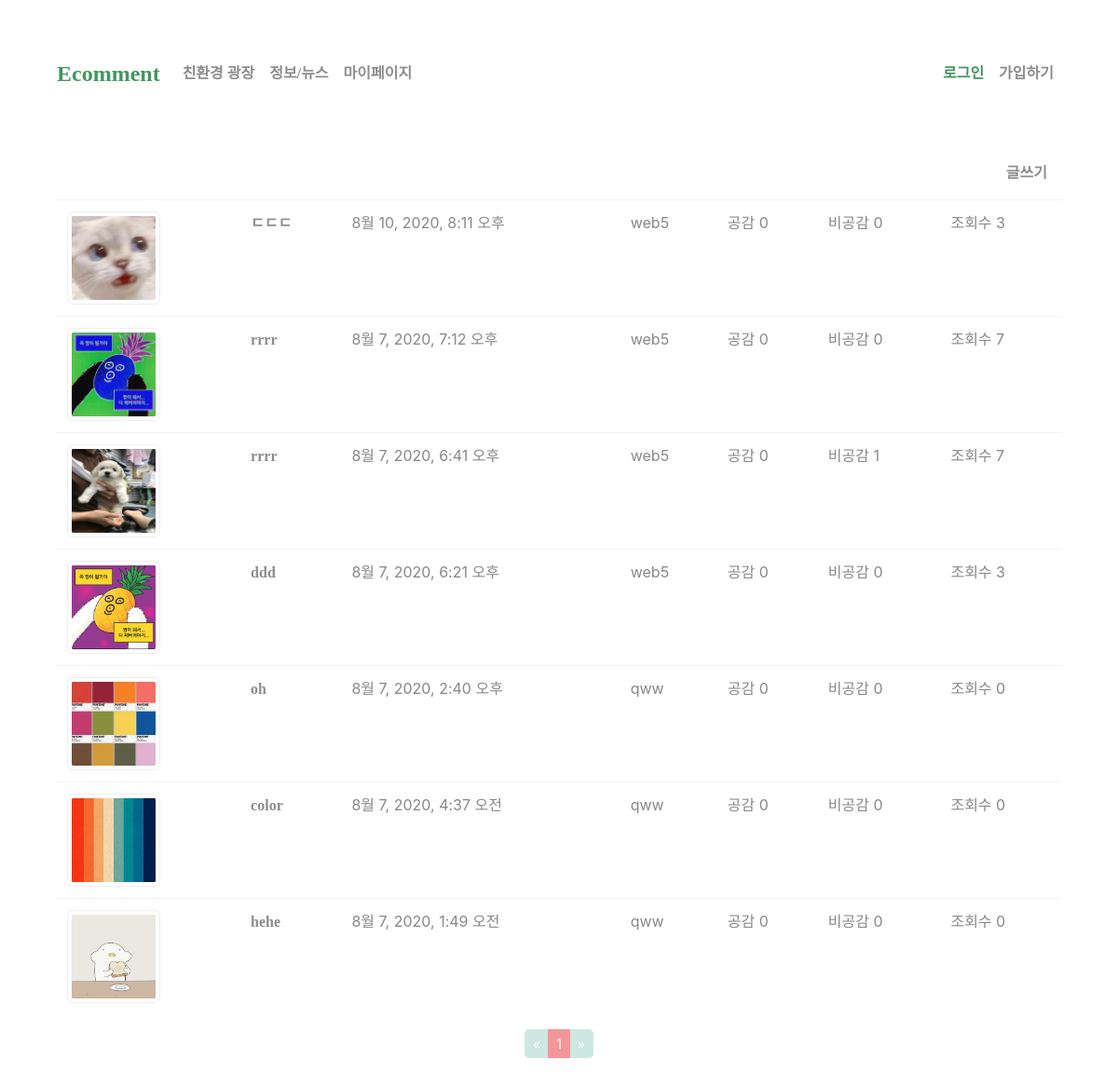
/community/, run on the app's committed database.
### community/models.py (models this page shows, shortened)
class Post(models.Model):
    author = models.ForeignKey(User, on_delete=models.CASCADE, related_name='user')
    title = models.CharField(max_length = 200 )
    category = models.ForeignKey(Category, on_delete = models.SET_NULL,null=True, blank=True)
    text = models.TextField()
    image = models.ImageField(upload_to= 'community/community_photo/%Y/%m/%d')
    created = models.DateTimeField(auto_now_add=True)
    updated = models.DateTimeField(auto_now=True)
    like = models.ManyToManyField(User, related_name='like_post', blank=True)
    unlike = models.ManyToManyField(User, related_name='unlike_post', blank=True)
    favorite = models.ManyToManyField(User, related_name='favorite_post', blank=True)
    hits = models.PositiveIntegerField(default = 0)
    class Meta:
        ordering = ['-created']

### community/views.py (the view)
# urls.py: path("", PostList.as_view(), name="index"),
class PostList(ListView):
    model = Post
    template_name_suffix = '_list'
    context_object_name = 'Posts'
    paginate_by = 8

### templates/community/post_list.html (shortened to what this page needs)
{% extends 'base.html' %}
{% block content %}
<div class="container">
    <div class="d-flex"><a class="ml-auto p-3" href="{% url 'community:create' %}">글쓰기</a></div>
    <div class="table-responsive">
        <table class="table">
            <tbody>
             {% for object in object_list %}
                <tr>
                    <td><a href="{% url 'community:detail' object.id %}"><img src="{{ object.image.url }}" alt="..." class="img-thumbnail" style="width:100px;height:100px;"></a></td>
                    <th scope="row"><a href="{% url 'community:detail' object.id %}">{{object.title}}</a></th>
                    <td>{{object.created}}</td>
                    <td>{{object.author}}</td>
                    <td> 공감 <span class=""> {{ object.like.all.count}} </span> </td>
                    <td> 비공감 <span class=""> {{ object.unlike.all.count}} </span> </td>
                    <td> 조회수 <span class=""> {{ object.hits }} </span> </td>
                </tr>
             {% endfor %}
        </table>
    </div>
</div>
    <div style="text-align: center">
    <nav class="full-pagination" aria-label="Page navigation example">
       <ul class="pagination pagination-sm">
        {% if page_obj.has_previous %}
            <li class="page-item"><a class="page-link" href="?page={{ page_obj.previous_page_number}}">&laquo;</a></li>
        {% else %}
            <li class="page-item disabled "><span class="page-link">&laquo;</span></li>
        {% endif %}
        {% for i in paginator.page_range %}
            {% if page_obj.number == i %}
            <li class="page-item active"><span class="page-link">{{ i }}<span class="sr-only">(current)</span></span></li>
            {% else %}
            <li class="page-item"><a class="page-link" href="?page={{ i }}">{{ i }}</a></li>
            {% endif %}
        {% endfor %}
        {% if page_obj.has_next %}
            <li class="page-item"><a class="page-link" href="?page={{ page_obj.next_page_number }}">&raquo;</a></li>
        {% else %}
            <li class="page-item disabled"><span class="page-link">&raquo;</span></li>
        {% endif %}
        </ul>
    </nav>
    </div>
{% endblock %}

### static/ecomment.css (style rules this page uses)
.pagination { display: inline-table; }
.pagination li { display:inline-block; }

### data on the page
Post: image (picture), title "ㄷㄷㄷ", created "8월 10, 2020, 8:11 오후", author "web5", like.all.count "0", unlike.all.count "0", hits "3"
Post: image (picture), title "rrrr", created "8월 7, 2020, 7:12 오후", author "web5", like.all.count "0", unlike.all.count "0", hits "7"
Post: image (picture), title "rrrr", created "8월 7, 2020, 6:41 오후", author "web5", like.all.count "0", unlike.all.count "1", hits "7"
Post: image (picture), title "ddd", created "8월 7, 2020, 6:21 오후", author "web5", like.all.count "0", unlike.all.count "0", hits "3"
Post: image (picture), title "oh", created "8월 7, 2020, 2:40 오후", author "qww", like.all.count "0", unlike.all.count "0", hits "0"
Post: image (picture), title "color", created "8월 7, 2020, 4:37 오전", author "qww", like.all.count "0", unlike.all.count "0", hits "0"
Post: image (picture), title "hehe", created "8월 7, 2020, 1:49 오전", author "qww", like.all.count "0", unlike.all.count "0", hits "0"

### other printed values
{{ i }} "1"
